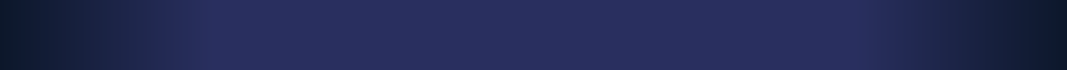
  <widget class="QDockWidget" name="dockWidgetMenuBar">
   <property name="sizePolicy">
    <sizepolicy hsizetype="Preferred" vsizetype="Preferred">
     <horstretch>0</horstretch>
     <verstretch>0</verstretch>
    </sizepolicy>
   </property>
   <property name="minimumSize">
    <size>
     <width>712</width>
     <height>70</height>
    </size>
   </property>
   <property name="maximumSize">
    <size>
     <width>524287</width>
     <height>70</height>
    </size>
   </property>
   <property name="font">
    <font>
     <family>Georgia</family>
     <pointsize>10</pointsize>
    </font>
   </property>
   <property name="styleSheet">
    <string notr="true">QDockWidget{background: qlineargradient(x1 : 0, y1 : 0, x2 : 1, y2 : 0, stop : 0 #0c172a, stop: 0.5 #292f5f, stop: 0.5 #292f5f, stop: 1.0 #0c172a);}</string>
   </property>
   <property name="features">
    <set>QDockWidget::NoDockWidgetFeatures</set>
   </property>
   <property name="allowedAreas">
    <set>Qt::TopDockWidgetArea</set>
   </property>
   <attribute name="dockWidgetArea">
    <number>4</number>
   </attribute>
   <widget class="QWidget" name="dockWidgetContents_5">
    <property name="sizePolicy">
     <sizepolicy hsizetype="Preferred" vsizetype="Preferred">
      <horstretch>0</horstretch>
      <verstretch>0</verstretch>
     </sizepolicy>
    </property>
    <property name="styleSheet">
     <string notr="true">QWidget{background: qlineargradient(x1 : 0, y1 : 0, x2 : 1, y2 : 0, stop : 0 #0c172a, stop: 0.2 #292f5f, stop: 0.8 #292f5f, stop: 1.0 #0c172a);}</string>
    </property>
    <layout class="QHBoxLayout" name="horizontalLayout">
     <property name="spacing">
      <number>9</number>
     </property>
     <property name="topMargin">
      <number>0</number>
     </property>
     <property name="bottomMargin">
      <number>0</number>
     </property>
     <item>
      <widget class="QLabel" name="label_2">
       <property name="sizePolicy">
        <sizepolicy hsizetype="Fixed" vsizetype="Fixed">
         <horstretch>0</horstretch>
         <verstretch>0</verstretch>
        </sizepolicy>
       </property>
       <property name="minimumSize">
        <size>
         <width>150</width>
         <height>20</height>
        </size>
       </property>
       <property name="font">
        <font>
         <family>Georgia</family>
         <pointsize>10</pointsize>
        </font>
       </property>
       <property name="styleSheet">
        <string notr="true">border-image: url(:/HyperBlue/hyperblue/icon/sucabot.png);

background-color: transparent;</string>
       </property>
       <property name="text">
        <string/>
       </property>
       <property name="scaledContents">
        <bool>true</bool>
       </property>
      </widget>
     </item>
     <item>
      <spacer name="horizontalSpacer">
       <property name="font">
        <font>
         <family>Georgia</family>
         <pointsize>10</pointsize>
        </font>
       </property>
       <property name="orientation">
        <enum>Qt::Horizontal</enum>
       </property>
       <property name="sizeHint" stdset="0">
        <size>
         <width>325</width>
         <height>20</height>
        </size>
       </property>
      </spacer>
     </item>
     <item>
      <widget class="QLabel" name="labelPatientNameID">
       <property name="font">
        <font>
         <family>微軟正黑體</family>
         <pointsize>20</pointsize>
         <weight>75</weight>
         <bold>true</bold>
        </font>
       </property>
       <property name="styleSheet">
        <string notr="true">background:transparent; color: white</string>
       </property>
       <property name="text">
        <string/>
       </property>
      </widget>
     </item>
     <item>
      <spacer name="horizontalSpacer_2">
       <property name="font">
        <font>
         <family>Georgia</family>
         <pointsize>10</pointsize>
        </font>
       </property>
       <property name="orientation">
        <enum>Qt::Horizontal</enum>
       </property>
       <property name="sizeHint" stdset="0">
        <size>
         <width>324</width>
         <height>20</height>
        </size>
       </property>
      </spacer>
     </item>
     <item>
      <widget class="QPushButton" name="pushButtonPatientManagement">
       <property name="font">
        <font>
         <family>Georgia</family>
         <pointsize>10</pointsize>
        </font>
       </property>
       <property name="toolTip">
        <string>Patient Management</string>
       </property>
       <property name="text">
        <string/>
       </property>
       <property name="icon">
        <iconset resource="Resource/Dental.qrc">
         <normaloff>:/HyperBlue/hyperblue/icon/patient-normal.png</normaloff>
         <normalon>:/HyperBlue/hyperblue/icon/patient-selected.png</normalon>:/HyperBlue/hyperblue/icon/patient-normal.png</iconset>
       </property>
       <property name="iconSize">
        <size>
         <width>30</width>
         <height>30</height>
        </size>
       </property>
       <property name="flat">
        <bool>true</bool>
       </property>
      </widget>
     </item>
     <item>
      <widget class="QPushButton" name="pushButtonHelp">
       <property name="font">
        <font>
         <family>Georgia</family>
         <pointsize>10</pointsize>
        </font>
       </property>
       <property name="toolTip">
        <string>Help</string>
       </property>
       <property name="text">
        <string/>
       </property>
       <property name="icon">
        <iconset resource="Resource/Dental.qrc">
         <normaloff>:/HyperBlue/hyperblue/icon/help-normal.png</normaloff>
         <normalon>:/HyperBlue/hyperblue/icon/help-selected.png</normalon>:/HyperBlue/hyperblue/icon/help-normal.png</iconset>
       </property>
       <property name="iconSize">
        <size>
         <width>30</width>
         <height>30</height>
        </size>
       </property>
       <property name="flat">
        <bool>true</bool>
       </property>
      </widget>
     </item>
     <item>
      <widget class="QPushButton" name="pushButtonAbout">
       <property name="font">
        <font>
         <family>Georgia</family>
         <pointsize>10</pointsize>
        </font>
       </property>
       <property name="toolTip">
        <string>About</string>
       </property>
       <property name="text">
        <string/>
       </property>
       <property name="icon">
        <iconset resource="Resource/Dental.qrc">
         <normaloff>:/HyperBlue/hyperblue/icon/about-normal.png</normaloff>
         <normalon>:/HyperBlue/hyperblue/icon/about-selected.png</normalon>:/HyperBlue/hyperblue/icon/about-normal.png</iconset>
       </property>
       <property name="iconSize">
        <size>
         <width>30</width>
         <height>30</height>
        </size>
       </property>
       <property name="flat">
        <bool>true</bool>
       </property>
      </widget>
     </item>
     <item>
      <widget class="QPushButton" name="pushButtonHome">
       <property name="font">
        <font>
         <family>Georgia</family>
         <pointsize>10</pointsize>
        </font>
       </property>
       <property name="toolTip">
        <string>Home</string>
       </property>
       <property name="text">
        <string/>
       </property>
       <property name="icon">
        <iconset resource="Resource/Dental.qrc">
         <normaloff>:/HyperBlue/hyperblue/icon/home-normal.png</normaloff>
         <normalon>:/HyperBlue/hyperblue/icon/home-selected.png</normalon>:/HyperBlue/hyperblue/icon/home-normal.png</iconset>
       </property>
       <property name="iconSize">
        <size>
         <width>30</width>
         <height>30</height>
        </size>
       </property>
       <property name="flat">
        <bool>true</bool>
       </property>
      </widget>
     </item>
    </layout>
   </widget>
  </widget>
